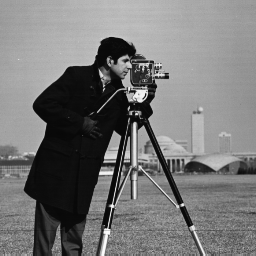
%> input picture cameraman.tif, 256 x 256 px
$ octave ex_potencia.m   (GNU Octave 9; MATLAB toolbox functions it lacks are replaced by stand-ins)
%> lines starting %> are read from the running program, lines starting %| are printed output that depends on the picture
pkg load image

I = imread('cameraman.tif');
%> I is the input picture: size 256x256 uint8; min 7, max 253, mean 118.7

subplot(2,2,1),imshow(I);

Id = im2double(I);
Ouput1 = 2*(Id.^0.5);
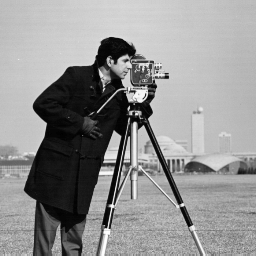
%> Ouput1: size 256x256 double; min 0.331, max 1.99, mean 1.28; drawn with min black and max white
Ouput2 = 2*(Id.^1.5);
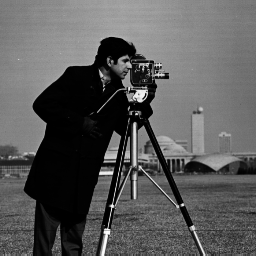
%> Ouput2: size 256x256 double; min 0.0091, max 1.98, mean 0.71; drawn with min black and max white
Ouput3 = 2*(Id.^3.0);
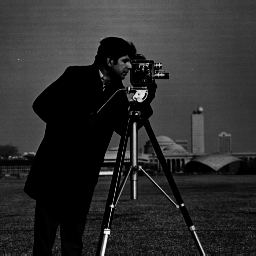
%> Ouput3: size 256x256 double; min 4.14e-05, max 1.95, mean 0.347; drawn with min black and max white

subplot(2,2,2),imshow(Ouput1);
%> after `imshow(Ouput1)`:
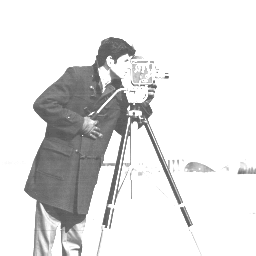
%> displayed picture: size 256x256, on the screen's scale of 0 to 255; min 84, max 255, mean 225.1
subplot(2,2,3),imshow(Ouput2);
%> after `imshow(Ouput2)`:
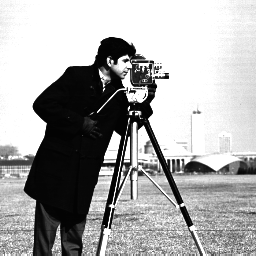
%> displayed picture: size 256x256, on the screen's scale of 0 to 255; min 2, max 255, mean 169.1
subplot(2,2,4),imshow(Ouput3);
%> after `imshow(Ouput3)`:
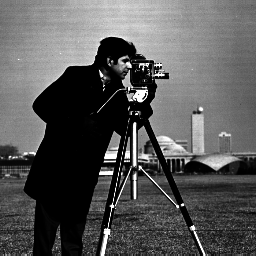
%> displayed picture: size 256x256, on the screen's scale of 0 to 255; min 0, max 255, mean 87.5

X = 0:255;
%X1=0:0.0039:1;
X2=mat2gray(X);

Y1 = uint8(255*(2*(X2.^0.5)));
Y2 = uint8(255*(2*(X2.^1.5)));
Y3 = uint8(255*(2*(X2.^3.0)));
figure,
subplot(3,2,2), plot(X,Y1);
legend('2*(Id.^0.5)');
axis([0 255 0 255]);
subplot(3,2,1), imshow(Output1);
%> (this line was passed over: Output1 is not available in this run)

subplot(3,2,4), plot(X,Y2);
legend('2*(Id.^1.5)');
axis([0 255 0 255]);
subplot(3,2,3), imshow(Output2);
%> (this line was passed over: Output2 is not available in this run)

subplot(3,2,6), plot(X,Y3);
legend('2*(Id.^3.0)');
axis([0 255 0 255]);
subplot(3,2,5), imshow(Output3);
%> (this line was passed over: Output3 is not available in this run)
%> after `imshow(Output3)`:
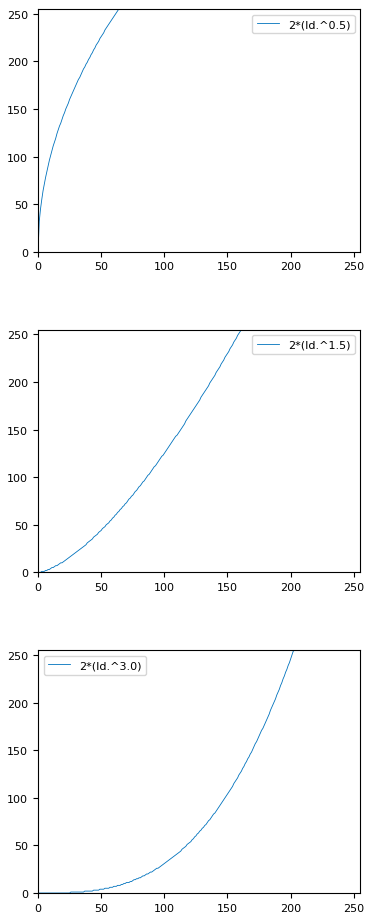
%> figure redrawn from the program's plot data, 3 panels; panel 1: curve peaks at x = 64, y = 255; panel 2: curve peaks at x = 161, y = 255; panel 3: curve peaks at x = 203, y = 255

$ run again, with Babuino.jpg saved as cameraman.tif
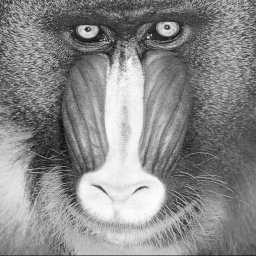
%> input picture Babuino.jpg, 256 x 256 px
%> I is the input picture: size 256x256 uint8; min 6, max 255, mean 137
%> `Ouput3 = 2*(Id.^3.0);`:
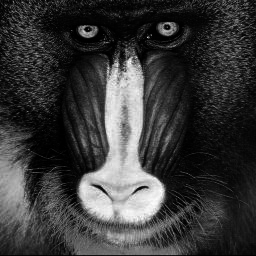
%> Ouput3: size 256x256 double; min 2.61e-05, max 2, mean 0.456; drawn with min black and max white
%> `imshow(Ouput3)`:
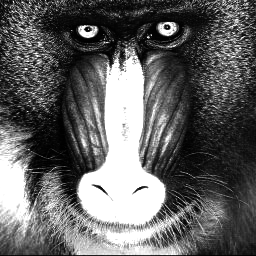
%> displayed picture: size 256x256, on the screen's scale of 0 to 255; min 0, max 255, mean 98.8
